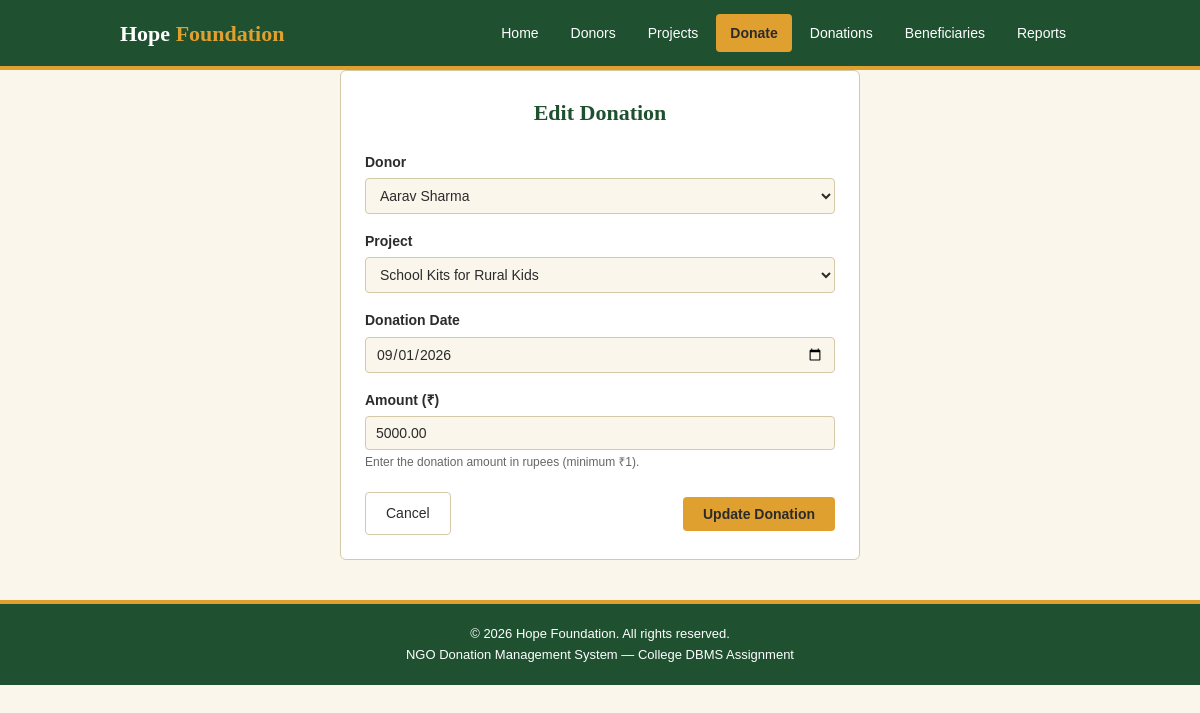
The app's page /ngo/donate.php?donation_id=1 with its own data.
### tables this page shows
CREATE TABLE donations (
  donation_id    INT AUTO_INCREMENT PRIMARY KEY,
  donor_id       INT NOT NULL,
  project_id     INT NOT NULL,
  donation_date  DATE NOT NULL,
  amount         DECIMAL(10,2) NOT NULL CHECK (amount > 0),
  FOREIGN KEY (donor_id)   REFERENCES donors(donor_id)
    ON DELETE RESTRICT ON UPDATE CASCADE,
  FOREIGN KEY (project_id) REFERENCES projects(project_id)
    ON DELETE RESTRICT ON UPDATE CASCADE
);

CREATE TABLE donors (
  donor_id    INT AUTO_INCREMENT PRIMARY KEY,
  donor_name  VARCHAR(100) NOT NULL,
  email       VARCHAR(100) NOT NULL UNIQUE,
  phone       VARCHAR(15)
);

CREATE TABLE projects (
  project_id    INT AUTO_INCREMENT PRIMARY KEY,
  project_name  VARCHAR(150) NOT NULL,
  category      ENUM('Education','Health','Environment','Food','Other') NOT NULL,
  budget        DECIMAL(12,2) NOT NULL CHECK (budget >= 0)
);

### ngo/donate.php (the view, shortened to what this page needs)
<?php
require_once 'includes/db.php';
include 'includes/header.php';
$donation_id   = 0;
$donor_id      = 0;
$project_id    = 0;
$donation_date = '';
$amount        = '';
$page_title    = 'Make a Donation';
if (isset($_GET['donation_id']) && (int)$_GET['donation_id'] > 0) {
    $donation_id = (int)$_GET['donation_id'];
    $stmt = $conn->prepare('SELECT donor_id, project_id, donation_date, amount FROM donations WHERE donation_id = ?');
    $stmt->bind_param('i', $donation_id);
    $stmt->execute();
    $res = $stmt->get_result();
    if ($res->num_rows > 0) {
        $row           = $res->fetch_assoc();
        $donor_id      = (int)$row['donor_id'];
        $project_id    = (int)$row['project_id'];
        $donation_date = $row['donation_date'];
        $amount        = $row['amount'];
        $page_title    = 'Edit Donation';
    }
}
$donors   = $conn->query('SELECT donor_id, donor_name FROM donors ORDER BY donor_id');
$projects = $conn->query('SELECT project_id, project_name FROM projects ORDER BY project_id');
?>
<div class="wrapper">
    <div class="form-card">
        <h1><?php echo htmlspecialchars($page_title); ?></h1>
        <form action="process_donation.php" method="post">
            <div class="form-group">
                <label for="donor_id">Donor</label>
                <select id="donor_id" name="donor_id" required>
                    <?php while ($d = $donors->fetch_assoc()): ?>
                        <option value="<?php echo (int)$d['donor_id']; ?>"
                            <?php echo $donor_id === (int)$d['donor_id'] ? 'selected' : ''; ?>>
                            <?php echo htmlspecialchars($d['donor_name']); ?>
                        </option>
                    <?php endwhile; ?>
                </select>
            </div>
            <div class="form-group">
                <label for="project_id">Project</label>
                <select id="project_id" name="project_id" required>
                    <?php while ($p = $projects->fetch_assoc()): ?>
                        <option value="<?php echo (int)$p['project_id']; ?>"
                            <?php echo $project_id === (int)$p['project_id'] ? 'selected' : ''; ?>>
                            <?php echo htmlspecialchars($p['project_name']); ?>
                        </option>
                    <?php endwhile; ?>
                </select>
            </div>
            <div class="form-group">
                <label for="donation_date">Donation Date</label>
                <input type="date" id="donation_date" name="donation_date" required
                       value="<?php echo htmlspecialchars($donation_date); ?>">
            </div>
            <div class="form-group">
                <label for="amount">Amount (&#8377;)</label>
                <input type="number" id="amount" name="amount"
                       min="1" step="1" required placeholder="e.g. 5000"
                       value="<?php echo $amount !== '' ? htmlspecialchars($amount) : ''; ?>">
                <p class="hint">Enter the donation amount in rupees (minimum &#8377;1).</p>
            </div>
            <div class="form-actions">
                <a href="donations.php" class="btn btn-cancel">Cancel</a>
                <button type="submit" class="btn btn-primary"><?php echo $donation_id > 0 ? 'Update Donation' : 'Donate'; ?></button>
            </div>
        </form>
    </div>
</div>
<?php include 'includes/footer.php'; ?>

### ngo/css/style.css (style rules this page uses)
:root { --primary: #1f5130; --bg: #faf6ec; --accent: #e0a030; --text: #2b2b2b; --soft-green: #e4efe2; --border: #d4c9a8; --white: #ffffff; --danger: #a83232; --danger-hover: #8a2828; }
* { margin: 0; padding: 0; box-sizing: border-box; }
body { font-family: Arial, Verdana, sans-serif; font-size: 15px; color: var(--text); background-color: var(--bg); line-height: 1.6; }
h1, h2, h3, h4 { font-family: Georgia, "Times New Roman", serif; color: var(--primary); margin-bottom: 12px; }
a { color: var(--primary); text-decoration: none; }
p { margin-bottom: 10px; }
.wrapper { max-width: 1000px; margin: 0 auto; padding: 0 20px; }
.form-card { background-color: var(--white); border: 1px solid var(--border); border-radius: 6px; padding: 24px; max-width: 520px; margin: 0 auto; }
.form-card h1 { text-align: center; font-size: 22px; margin-bottom: 20px; }
.form-group { margin-bottom: 16px; }
.form-group label { display: block; font-weight: bold; font-size: 14px; margin-bottom: 5px; color: var(--text); }
.form-group input[type="text"], .form-group input[type="email"], .form-group input[type="tel"], .form-group input[type="number"], .form-group input[type="date"], .form-group select { width: 100%; padding: 8px 10px; border: 1px solid var(--border); border-radius: 4px; font-size: 14px; font-family: Arial, Verdana, sans-serif; background-color: var(--bg); color: var(--text); }
.form-group .hint { font-size: 12px; color: #666; margin-top: 3px; }
.form-actions { display: flex; justify-content: space-between; align-items: center; margin-top: 20px; gap: 10px; }
.btn { display: inline-block; padding: 9px 20px; font-size: 14px; font-family: Arial, Verdana, sans-serif; border: none; border-radius: 4px; cursor: pointer; text-decoration: none; text-align: center; }
.btn-primary { background-color: var(--accent); color: var(--text); font-weight: bold; }
.btn-cancel { background-color: var(--white); color: var(--text); border: 1px solid var(--border); }

### records on screen
donations: donor_id "Aarav Sharma", project_id "School Kits for Rural Kids", donation_date "09/01/2026", amount "5000.00"

### other values on screen
$page_title "Edit Donation"
